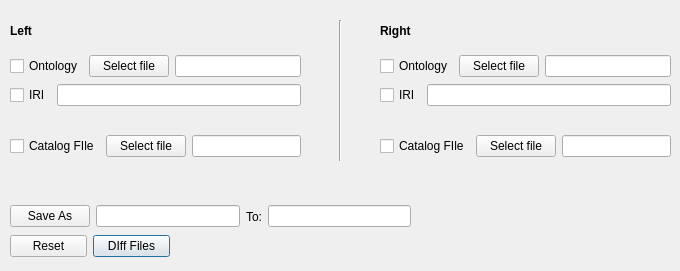
      <widget class="QWidget" name="diff">
       <attribute name="title">
        <string>Diff</string>
       </attribute>
       <widget class="QWidget" name="layoutWidget_31">
        <property name="geometry">
         <rect>
          <x>10</x>
          <y>230</y>
          <width>160</width>
          <height>32</height>
         </rect>
        </property>
        <layout class="QHBoxLayout" name="horizontalLayout_45">
         <item>
          <widget class="QPushButton" name="diffReset">
           <property name="sizePolicy">
            <sizepolicy hsizetype="Expanding" vsizetype="Fixed">
             <horstretch>0</horstretch>
             <verstretch>0</verstretch>
            </sizepolicy>
           </property>
           <property name="maximumSize">
            <size>
             <width>150</width>
             <height>16777215</height>
            </size>
           </property>
           <property name="focusPolicy">
            <enum>Qt::NoFocus</enum>
           </property>
           <property name="text">
            <string>Reset</string>
           </property>
          </widget>
         </item>
         <item>
          <widget class="QPushButton" name="diffButton">
           <property name="sizePolicy">
            <sizepolicy hsizetype="Expanding" vsizetype="Fixed">
             <horstretch>0</horstretch>
             <verstretch>0</verstretch>
            </sizepolicy>
           </property>
           <property name="minimumSize">
            <size>
             <width>0</width>
             <height>0</height>
            </size>
           </property>
           <property name="maximumSize">
            <size>
             <width>150</width>
             <height>16777215</height>
            </size>
           </property>
           <property name="font">
            <font>
             <family>Arial</family>
             <pointsize>9</pointsize>
             <bold>false</bold>
             <kerning>true</kerning>
            </font>
           </property>
           <property name="focusPolicy">
            <enum>Qt::NoFocus</enum>
           </property>
           <property name="autoFillBackground">
            <bool>false</bool>
           </property>
           <property name="text">
            <string>DIff Files</string>
           </property>
           <property name="checkable">
            <bool>false</bool>
           </property>
           <property name="checked">
            <bool>false</bool>
           </property>
           <property name="autoExclusive">
            <bool>false</bool>
           </property>
           <property name="autoDefault">
            <bool>false</bool>
           </property>
           <property name="default">
            <bool>true</bool>
           </property>
           <property name="flat">
            <bool>false</bool>
           </property>
          </widget>
         </item>
        </layout>
       </widget>
       <widget class="QWidget" name="layoutWidget_33">
        <property name="geometry">
         <rect>
          <x>10</x>
          <y>200</y>
          <width>401</width>
          <height>33</height>
         </rect>
        </property>
        <layout class="QHBoxLayout" name="horizontalLayout_47">
         <item>
          <widget class="QPushButton" name="diffSaveAs">
           <property name="focusPolicy">
            <enum>Qt::NoFocus</enum>
           </property>
           <property name="text">
            <string>Save As</string>
           </property>
          </widget>
         </item>
         <item>
          <widget class="QLineEdit" name="diffNameSave">
           <property name="focusPolicy">
            <enum>Qt::NoFocus</enum>
           </property>
           <property name="text">
            <string/>
           </property>
           <property name="alignment">
            <set>Qt::AlignLeading|Qt::AlignLeft|Qt::AlignVCenter</set>
           </property>
           <property name="dragEnabled">
            <bool>false</bool>
           </property>
           <property name="placeholderText">
            <string/>
           </property>
           <property name="clearButtonEnabled">
            <bool>false</bool>
           </property>
          </widget>
         </item>
         <item>
          <widget class="QLabel" name="label_21">
           <property name="text">
            <string>To:</string>
           </property>
           <property name="alignment">
            <set>Qt::AlignCenter</set>
           </property>
          </widget>
         </item>
         <item>
          <widget class="QLineEdit" name="diffSavePath">
           <property name="focusPolicy">
            <enum>Qt::NoFocus</enum>
           </property>
          </widget>
         </item>
        </layout>
       </widget>
       <widget class="QLabel" name="label_22">
        <property name="geometry">
         <rect>
          <x>10</x>
          <y>20</y>
          <width>41</width>
          <height>21</height>
         </rect>
        </property>
        <property name="font">
         <font>
          <family>Arial</family>
          <pointsize>9</pointsize>
          <bold>true</bold>
         </font>
        </property>
        <property name="text">
         <string>Left </string>
        </property>
       </widget>
       <widget class="QLabel" name="label_23">
        <property name="geometry">
         <rect>
          <x>380</x>
          <y>20</y>
          <width>41</width>
          <height>21</height>
         </rect>
        </property>
        <property name="font">
         <font>
          <family>Arial</family>
          <pointsize>9</pointsize>
          <bold>true</bold>
         </font>
        </property>
        <property name="text">
         <string>Right</string>
        </property>
       </widget>
       <widget class="QWidget" name="layoutWidget">
        <property name="geometry">
         <rect>
          <x>10</x>
          <y>80</y>
          <width>291</width>
          <height>31</height>
         </rect>
        </property>
        <layout class="QHBoxLayout" name="horizontalLayout_46">
         <item>
          <widget class="QCheckBox" name="leftIRI">
           <property name="focusPolicy">
            <enum>Qt::NoFocus</enum>
           </property>
           <property name="text">
            <string>IRI</string>
           </property>
          </widget>
         </item>
         <item>
          <widget class="QLineEdit" name="leftIRIName">
           <property name="focusPolicy">
            <enum>Qt::ClickFocus</enum>
           </property>
          </widget>
         </item>
        </layout>
       </widget>
       <widget class="QWidget" name="layoutWidget">
        <property name="geometry">
         <rect>
          <x>10</x>
          <y>50</y>
          <width>291</width>
          <height>33</height>
         </rect>
        </property>
        <layout class="QHBoxLayout" name="horizontalLayout_48">
         <item>
          <widget class="QCheckBox" name="leftOntology">
           <property name="focusPolicy">
            <enum>Qt::NoFocus</enum>
           </property>
           <property name="text">
            <string>Ontology</string>
           </property>
           <property name="checked">
            <bool>false</bool>
           </property>
          </widget>
         </item>
         <item>
          <widget class="QPushButton" name="leftOntologySave">
           <property name="text">
            <string>Select file</string>
           </property>
          </widget>
         </item>
         <item>
          <widget class="QLineEdit" name="leftOntologySaveName">
           <property name="focusPolicy">
            <enum>Qt::NoFocus</enum>
           </property>
          </widget>
         </item>
        </layout>
       </widget>
       <widget class="QWidget" name="layoutWidget_117">
        <property name="geometry">
         <rect>
          <x>10</x>
          <y>130</y>
          <width>291</width>
          <height>33</height>
         </rect>
        </property>
        <layout class="QHBoxLayout" name="horizontalLayout_137">
         <item>
          <widget class="QCheckBox" name="leftCatalog">
           <property name="focusPolicy">
            <enum>Qt::NoFocus</enum>
           </property>
           <property name="text">
            <string>Catalog FIle</string>
           </property>
          </widget>
         </item>
         <item>
          <widget class="QPushButton" name="leftCatalogSave">
           <property name="text">
            <string>Select file</string>
           </property>
          </widget>
         </item>
         <item>
          <widget class="QLineEdit" name="leftCatalogSaveName">
           <property name="focusPolicy">
            <enum>Qt::NoFocus</enum>
           </property>
          </widget>
         </item>
        </layout>
       </widget>
       <widget class="QWidget" name="layoutWidget_118">
        <property name="geometry">
         <rect>
          <x>380</x>
          <y>80</y>
          <width>291</width>
          <height>31</height>
         </rect>
        </property>
        <layout class="QHBoxLayout" name="horizontalLayout_138">
         <item>
          <widget class="QCheckBox" name="rightIRI">
           <property name="focusPolicy">
            <enum>Qt::NoFocus</enum>
           </property>
           <property name="text">
            <string>IRI</string>
           </property>
           <property name="checked">
            <bool>false</bool>
           </property>
          </widget>
         </item>
         <item>
          <widget class="QLineEdit" name="rightIRIName">
           <property name="focusPolicy">
            <enum>Qt::ClickFocus</enum>
           </property>
          </widget>
         </item>
        </layout>
       </widget>
       <widget class="QWidget" name="layoutWidget_119">
        <property name="geometry">
         <rect>
          <x>380</x>
          <y>50</y>
          <width>291</width>
          <height>33</height>
         </rect>
        </property>
        <layout class="QHBoxLayout" name="horizontalLayout_139">
         <item>
          <widget class="QCheckBox" name="rightOntology">
           <property name="focusPolicy">
            <enum>Qt::NoFocus</enum>
           </property>
           <property name="text">
            <string>Ontology</string>
           </property>
           <property name="checked">
            <bool>false</bool>
           </property>
          </widget>
         </item>
         <item>
          <widget class="QPushButton" name="rightOntologySave">
           <property name="text">
            <string>Select file</string>
           </property>
          </widget>
         </item>
         <item>
          <widget class="QLineEdit" name="rightOntologySaveName">
           <property name="focusPolicy">
            <enum>Qt::NoFocus</enum>
           </property>
          </widget>
         </item>
        </layout>
       </widget>
       <widget class="QWidget" name="layoutWidget_120">
        <property name="geometry">
         <rect>
          <x>380</x>
          <y>130</y>
          <width>291</width>
          <height>33</height>
         </rect>
        </property>
        <layout class="QHBoxLayout" name="horizontalLayout_140">
         <item>
          <widget class="QCheckBox" name="rightCatalog">
           <property name="focusPolicy">
            <enum>Qt::NoFocus</enum>
           </property>
           <property name="text">
            <string>Catalog FIle</string>
           </property>
          </widget>
         </item>
         <item>
          <widget class="QPushButton" name="rightCatalogSave">
           <property name="text">
            <string>Select file</string>
           </property>
          </widget>
         </item>
         <item>
          <widget class="QLineEdit" name="rightCatalogSaveName">
           <property name="focusPolicy">
            <enum>Qt::NoFocus</enum>
           </property>
          </widget>
         </item>
        </layout>
       </widget>
       <widget class="Line" name="line_9">
        <property name="geometry">
         <rect>
          <x>330</x>
          <y>20</y>
          <width>20</width>
          <height>141</height>
         </rect>
        </property>
        <property name="orientation">
         <enum>Qt::Vertical</enum>
        </property>
       </widget>
      </widget>
